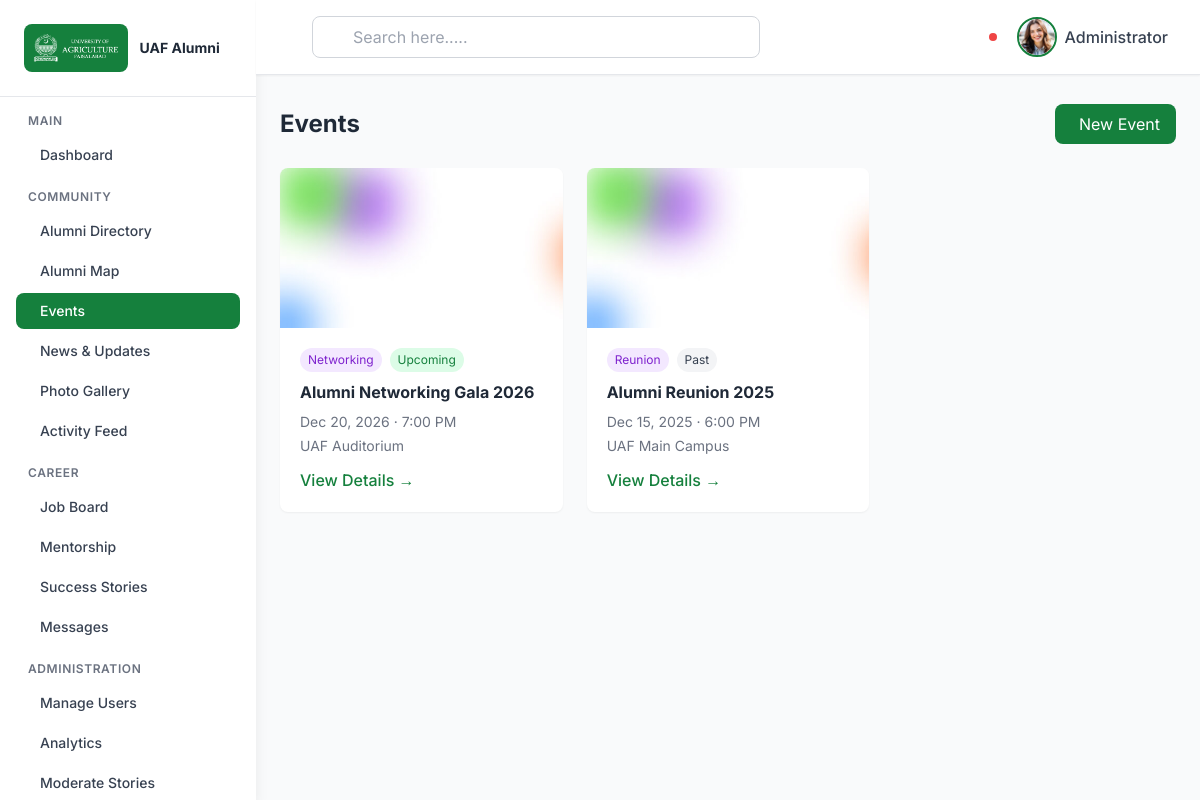
The page /admin/index.php?action=events (signed in) on the database its author committed.
### tables this page shows
CREATE TABLE `events` (
  `event_id` int(11) NOT NULL,
  `title` varchar(255) NOT NULL,
  `description` text NOT NULL,
  `event_date` datetime NOT NULL,
  `location` varchar(255) DEFAULT NULL,
  `image` varchar(255) DEFAULT NULL,
  `category` varchar(100) DEFAULT 'general',
  `created_by` int(11) NOT NULL,
  `latitude` decimal(10,7) DEFAULT NULL,
  `longitude` decimal(10,7) DEFAULT NULL,
  `created_at` datetime NOT NULL DEFAULT current_timestamp(),
  `updated_at` datetime DEFAULT NULL ON UPDATE current_timestamp()
);

### admin/controllers/EventController.php (called while the page is built, shortened)
<?php
require_once __DIR__ . '/../includes/helpers.php';
require_once __DIR__ . '/../models/Event.php';
class EventController {
    private $model;
    public function __construct() { $this->model = new Event(); }
    public function index() {
        $events = $this->model->getAll();
        require __DIR__ . '/../views/events/index.php';
    }
}

### admin/models/Event.php (called while the page is built, shortened)
<?php
require_once __DIR__ . '/../config/database.php';
class Event {
    private $conn;
    public function __construct() {
        $db = new Database();
        $this->conn = $db->getConnection();
    }
    public function getAll($onlyUpcoming = false) {
        $sql = "SELECT * FROM events";
        $sql .= " ORDER BY event_date DESC";
        return $this->conn->query($sql)->fetchAll();
    }
}

### admin/config/database.php (called while the page is built, shortened)
<?php
class Database {
    private $host = 'localhost';
    private $db_name = 'alumni_portal';
    private $username = 'root';
    private $password = '';
    public function getConnection() {
        $this->conn = null;
        try {
            $this->conn = new PDO(
                "mysql:host=" . $this->host . ";dbname=" . $this->db_name . ";charset=utf8mb4",
                $this->username,
                $this->password,
                [
                    PDO::ATTR_ERRMODE => PDO::ERRMODE_EXCEPTION,
                    PDO::ATTR_DEFAULT_FETCH_MODE => PDO::FETCH_ASSOC,
                    PDO::ATTR_EMULATE_PREPARES => false
                ]
            );
        } catch(PDOException $exception) {
            error_log("Connection error: " . $exception->getMessage());
        }
        return $this->conn;
    }
}

### admin/includes/helpers.php (called while the page is built, shortened)
<?php
function e($str) {
    return htmlspecialchars($str ?? '', ENT_QUOTES, 'UTF-8');
}

### admin/views/events/index.php (the view, shortened to what this page needs)
<!DOCTYPE html>
<html lang="en">
<?php include __DIR__ . '/../shared/head.php'; ?>
<body class="bg-gray-50">
<?php include __DIR__ . '/../shared/sidebar.php'; ?>
<?php include __DIR__ . '/../shared/header.php'; ?>
<main class="lg:ml-64 pt-20 min-h-screen">
    <div class="p-6">
        <div class="flex items-center justify-between mb-6">
            <h1 class="text-2xl font-bold text-gray-800">Events</h1>
            <?php if (($_SESSION['role'] ?? '') === 'admin'): ?>
                <a href="index.php?action=event_create" class="bg-green-700 text-white px-4 py-2 rounded-lg hover:bg-green-800 flex items-center space-x-2">
                    <i class="ri-add-line"></i><span>New Event</span>
                </a>
            <?php endif; ?>
        </div>
        <div class="grid grid-cols-1 md:grid-cols-2 lg:grid-cols-3 gap-6">
            <?php foreach ($events as $ev): ?>
                <div class="bg-white rounded-lg shadow-sm overflow-hidden hover:shadow-md transition">
                    <?php $img = !empty($ev['image']) ? $ev['image'] : 'assets/images/cards-bg.jpg'; ?>
                    <img src="<?= e($img) ?>" class="w-full h-40 object-cover" alt="">
                    <div class="p-5">
                        <div class="flex items-center space-x-2 mb-2">
                            <span class="text-xs bg-purple-100 text-purple-700 px-2 py-1 rounded-full"><?= e(ucfirst($ev['category'])) ?></span>
                            <?php if (strtotime($ev['event_date']) >= time()): ?>
                                <span class="text-xs bg-green-100 text-green-700 px-2 py-1 rounded-full">Upcoming</span>
                            <?php else: ?>
                                <span class="text-xs bg-gray-100 text-gray-700 px-2 py-1 rounded-full">Past</span>
                            <?php endif; ?>
                        </div>
                        <h3 class="font-bold text-gray-800 mb-2"><?= e($ev['title']) ?></h3>
                        <p class="text-sm text-gray-500 mb-1"><i class="ri-calendar-line"></i> <?= date('M d, Y · g:i A', strtotime($ev['event_date'])) ?></p>
                        <p class="text-sm text-gray-500 mb-3"><i class="ri-map-pin-line"></i> <?= e($ev['location'] ?: 'TBA') ?></p>
                        <a href="index.php?action=event_show&id=<?= $ev['event_id'] ?>" class="text-green-700 font-medium hover:underline">View Details →</a>
                    </div>
                </div>
            <?php endforeach; ?>
        </div>
    </div>
</main>
</body>
</html>

### admin/views/shared/head.php (style rules this page uses)
:root { --primary-green: #1a5f3f; --primary-green-dark: #0f4a2f; --primary-green-light: #2d7a5a; }
body { font-family: 'Inter', sans-serif; }

### rows shown on the page
events: category "Networking", shows "Upcoming", title "Alumni Networking Gala 2026", event_date "Dec 20, 2026 · 7:00 PM", location "UAF Auditorium"
events: category "Reunion", shows "Past", title "Alumni Reunion 2025", event_date "Dec 15, 2025 · 6:00 PM", location "UAF Main Campus"

### other values the page prints
$_SESSION['name'] "Administrator"
